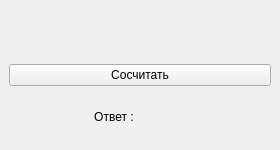
<?xml version="1.0" encoding="UTF-8"?>
<ui version="4.0">
 <class>MainWindow</class>
 <widget class="QMainWindow" name="MainWindow">
  <property name="geometry">
   <rect>
    <x>0</x>
    <y>0</y>
    <width>280</width>
    <height>150</height>
   </rect>
  </property>
  <property name="minimumSize">
   <size>
    <width>280</width>
    <height>150</height>
   </size>
  </property>
  <property name="maximumSize">
   <size>
    <width>280</width>
    <height>150</height>
   </size>
  </property>
  <property name="windowTitle">
   <string>Лабораторная работа №6</string>
  </property>
  <widget class="QWidget" name="centralwidget">
   <layout class="QVBoxLayout" name="verticalLayout">
    <item>
     <widget class="QLabel" name="label">
      <property name="text">
       <string/>
      </property>
      <property name="pixmap">
       <pixmap>form.png</pixmap>
      </property>
      <property name="scaledContents">
       <bool>false</bool>
      </property>
      <property name="alignment">
       <set>Qt::AlignCenter</set>
      </property>
     </widget>
    </item>
    <item>
     <widget class="QPushButton" name="btn_go">
      <property name="text">
       <string>Сосчитать</string>
      </property>
     </widget>
    </item>
    <item>
     <layout class="QHBoxLayout" name="horizontalLayout">
      <item>
       <widget class="QLabel" name="label_2">
        <property name="text">
         <string>Ответ : </string>
        </property>
        <property name="alignment">
         <set>Qt::AlignRight|Qt::AlignTrailing|Qt::AlignVCenter</set>
        </property>
       </widget>
      </item>
      <item>
       <widget class="QLabel" name="res">
        <property name="text">
         <string/>
        </property>
       </widget>
      </item>
     </layout>
    </item>
   </layout>
  </widget>
 </widget>
 <resources/>
 <connections/>
</ui>
